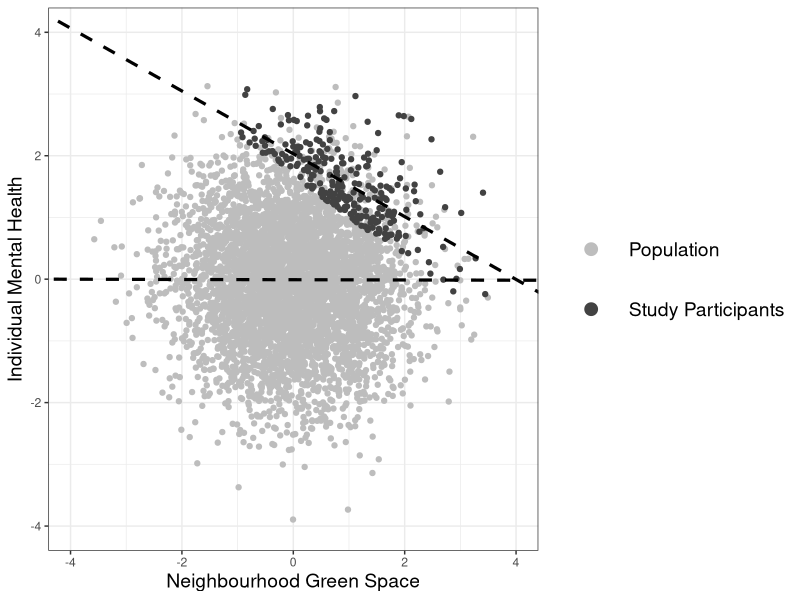
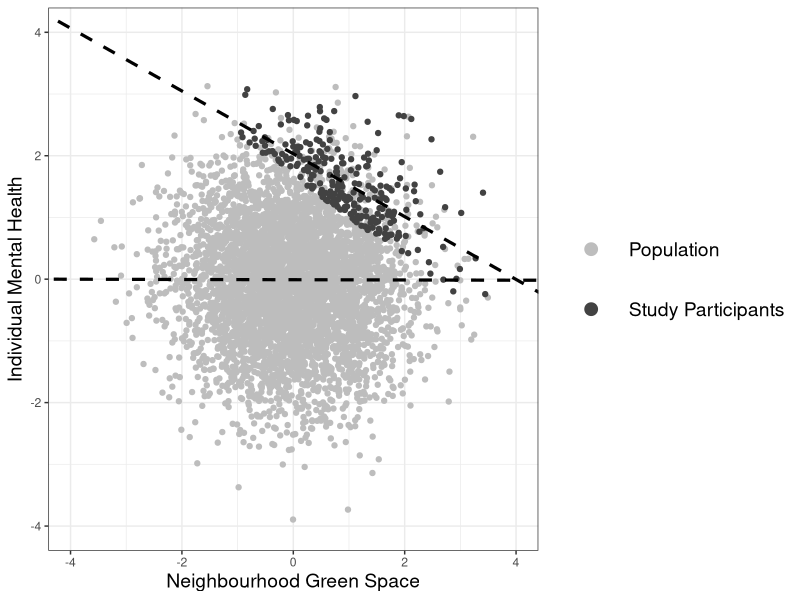

Here is the R script that generated these plots, in order:
library(tidyverse)
library(ggplot2)


set.seed(1337)
pop <- 5000
greenspace <- rnorm(pop)
mh <- rnorm(pop)
studied <- as.numeric(greenspace+(1.5*mh)>2.5)
sel=rbinom(pop, 1, (0.6*studied))
sel1 <- sel==1

table(studied, sel1)

info <- ifelse(sel==1, "Study Participants", "Population" )

data <- data.frame(greenspace, mh, studied, sel, sel1,  info)

model1 <- lm(mh~greenspace)
model2 <- lm(mh[sel1]~greenspace[sel1])
model3 <- lm(mh[studied==1]~greenspace[studied==1])


colors <- c("#BDBDBD", "#424242")

studyplot <- ggplot(data %>% arrange(info))+
  geom_point(aes(x=greenspace, y=mh, color=info))+ 
  geom_abline(slope=summary(model1)$coef[2,1], intercept = summary(model1)$coef[1,1],  size=1.1, linetype="dashed")+
  geom_abline(slope=(summary(model3)$coef[2,1]), intercept = (summary(model3)$coef[1,1]),  size=1.1, linetype="dashed")+
  theme_bw()+
  theme(legend.title=element_blank(),
        legend.text=element_text(size=14),
        axis.title = element_text(size=14),
        legend.key.size = unit(3, "line")) +
  ylim(-4,4)+
  xlim(-4,4)+
  # scale_fill_manual(values=colors, name="info",labels=c("Population", "Study Participants"))+
  scale_colour_manual(values=colors)+
  xlab("Neighbourhood Green Space")+
  ylab("Individual Mental Health")+
  guides(color=guide_legend(override.aes=list(size=4)))
  
studyplot

ggsave("studyplot.png", dpi=360)
